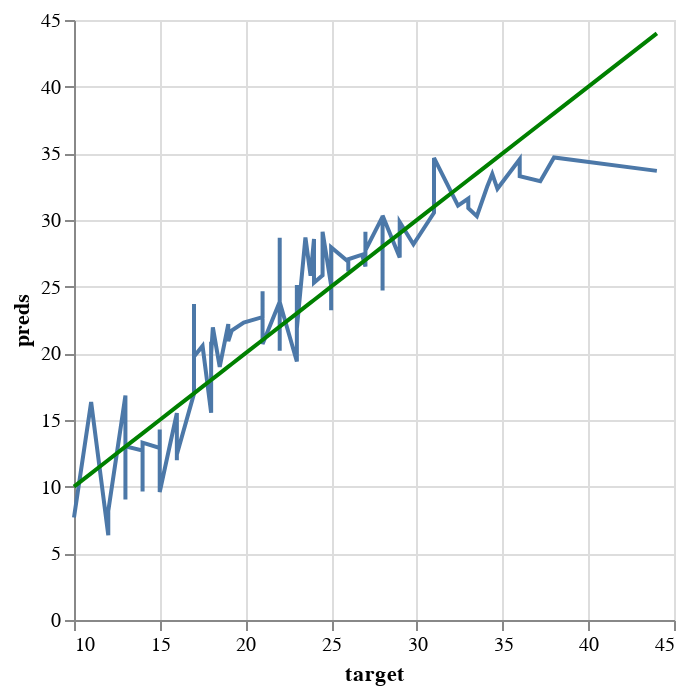

Here is the notebook cell this chart was saved with:
### Code cell
# Solution
perfect_test = alt.Chart(pd.DataFrame({'target': y_test, 'preds': y_test})).mark_line(color='green').encode(
    x='target',
    y='preds'
)

pred_chart_test = alt.Chart(pd.DataFrame({'target': y_test, 'preds': y_test_preds_3})).mark_line().encode(
    x='target',
    y='preds'
  )

pred_chart_test + perfect_test

### Figure 1 — Vega-Lite specification as saved in the notebook (floating-point values rounded to 4 significant figures)
{"config": {"view": {"continuousWidth": 300, "continuousHeight": 300}}, "layer": [{"data": {"name": "data-ea88491f265c251cf58345ecb3dd453d"}, "mark": {"type": "line"}, "encoding": {"x": {"field": "target", "type": "quantitative"}, "y": {"field": "preds", "type": "quantitative"}}}, {"data": {"name": "data-09910621c1ee094c024cf7417bfcae54"}, "mark": {"type": "line", "color": "green"}, "encoding": {"x": {"field": "target", "type": "quantitative"}, "y": {"field": "preds", "type": "quantitative"}}}], "$schema": "https://vega.github.io/schema/vega-lite/v5.20.1.json", "datasets": {"data-ea88491f265c251cf58345ecb3dd453d": [{"target": 33.0, "preds": 31.6}, {"target": 28.0, "preds": 30.25}, {"target": 19.0, "preds": 22.19}, {"target": 13.0, "preds": 16.83}, {"target": 14.0, "preds": 12.71}, {"target": 27.0, "preds": 26.52}, {"target": 24.0, "preds": 28.58}, {"target": 13.0, "preds": 9.042}, {"target": 17.0, "preds": 16.98}, {"target": 21.0, "preds": 22.72}, {"target": 15.0, "preds": 12.9}, {"target": 38.0, "preds": 34.69}, {"target": 26.0, "preds": 26.87}, {"target": 15.0, "preds": 14.29}, {"target": 25.0, "preds": 25.09}, {"target": 12.0, "preds": 6.351}, {"target": 31.0, "preds": 30.55}, {"target": 17.0, "preds": 23.71}, {"target": 16.0, "preds": 15.52}, {"target": 31.0, "preds": 34.65}, {"target": 22.0, "preds": 23.86}, {"target": 22.0, "preds": 20.19}, {"target": 22.0, "preds": 28.67}, {"target": 33.5, "preds": 30.29}, {"target": 18.0, "preds": 15.54}, {"target": 44.0, "preds": 33.68}, {"target": 26.0, "preds": 26.13}, {"target": 24.5, "preds": 25.86}, {"target": 18.1, "preds": 21.95}, {"target": 12.0, "preds": 8.182}, {"target": 27.0, "preds": 29.11}, {"target": 36.0, "preds": 34.55}, {"target": 23.0, "preds": 19.39}, {"target": 24.0, "preds": 25.3}, {"target": 37.2, "preds": 32.91}, {"target": 16.0, "preds": 11.99}, {"target": 21.0, "preds": 24.66}, {"target": 19.2, "preds": 21.7}, {"target": 16.0, "preds": 12.41}, {"target": 29.0, "preds": 27.19}, {"target": 26.8, "preds": 27.4}, {"target": 27.0, "preds": 27.73}, {"target": 18.0, "preds": 20.86}, {"target": 10.0, "preds": 7.69}, {"target": 23.0, "preds": 23.78}, {"target": 36.0, "preds": 33.28}, {"target": 26.0, "preds": 27.06}, {"target": 25.0, "preds": 24.73}, {"target": 25.0, "preds": 23.22}, {"target": 25.0, "preds": 27.95}, {"target": 22.0, "preds": 23.85}, {"target": 34.1, "preds": 32.49}, {"target": 32.4, "preds": 31.08}, {"target": 13.0, "preds": 10.54}, {"target": 23.5, "preds": 28.69}, {"target": 14.0, "preds": 9.635}, {"target": 18.5, "preds": 18.98}, {"target": 29.8, "preds": 28.18}, {"target": 28.0, "preds": 24.71}, {"target": 19.0, "preds": 20.91}, {"target": 11.0, "preds": 16.34}, {"target": 33.0, "preds": 30.89}, {"target": 23.0, "preds": 25.12}, {"target": 21.0, "preds": 20.7}, {"target": 23.0, "preds": 21.86}, {"target": 25.0, "preds": 24.92}, {"target": 23.8, "preds": 25.83}, {"target": 34.4, "preds": 33.46}, {"target": 24.5, "preds": 29.12}, {"target": 13.0, "preds": 13.03}, {"target": 34.7, "preds": 32.34}, {"target": 14.0, "preds": 13.3}, {"target": 15.0, "preds": 9.603}, {"target": 18.0, "preds": 19.96}, {"target": 25.0, "preds": 27.95}, {"target": 19.9, "preds": 22.3}, {"target": 17.5, "preds": 20.56}, {"target": 28.0, "preds": 30.33}, {"target": 29.0, "preds": 29.85}, {"target": 17.0, "preds": 19.75}], "data-09910621c1ee094c024cf7417bfcae54": [{"target": 33.0, "preds": 33.0}, {"target": 28.0, "preds": 28.0}, {"target": 19.0, "preds": 19.0}, {"target": 13.0, "preds": 13.0}, {"target": 14.0, "preds": 14.0}, {"target": 27.0, "preds": 27.0}, {"target": 24.0, "preds": 24.0}, {"target": 13.0, "preds": 13.0}, {"target": 17.0, "preds": 17.0}, {"target": 21.0, "preds": 21.0}, {"target": 15.0, "preds": 15.0}, {"target": 38.0, "preds": 38.0}, {"target": 26.0, "preds": 26.0}, {"target": 15.0, "preds": 15.0}, {"target": 25.0, "preds": 25.0}, {"target": 12.0, "preds": 12.0}, {"target": 31.0, "preds": 31.0}, {"target": 17.0, "preds": 17.0}, {"target": 16.0, "preds": 16.0}, {"target": 31.0, "preds": 31.0}, {"target": 22.0, "preds": 22.0}, {"target": 22.0, "preds": 22.0}, {"target": 22.0, "preds": 22.0}, {"target": 33.5, "preds": 33.5}, {"target": 18.0, "preds": 18.0}, {"target": 44.0, "preds": 44.0}, {"target": 26.0, "preds": 26.0}, {"target": 24.5, "preds": 24.5}, {"target": 18.1, "preds": 18.1}, {"target": 12.0, "preds": 12.0}, {"target": 27.0, "preds": 27.0}, {"target": 36.0, "preds": 36.0}, {"target": 23.0, "preds": 23.0}, {"target": 24.0, "preds": 24.0}, {"target": 37.2, "preds": 37.2}, {"target": 16.0, "preds": 16.0}, {"target": 21.0, "preds": 21.0}, {"target": 19.2, "preds": 19.2}, {"target": 16.0, "preds": 16.0}, {"target": 29.0, "preds": 29.0}, {"target": 26.8, "preds": 26.8}, {"target": 27.0, "preds": 27.0}, {"target": 18.0, "preds": 18.0}, {"target": 10.0, "preds": 10.0}, {"target": 23.0, "preds": 23.0}, {"target": 36.0, "preds": 36.0}, {"target": 26.0, "preds": 26.0}, {"target": 25.0, "preds": 25.0}, {"target": 25.0, "preds": 25.0}, {"target": 25.0, "preds": 25.0}, {"target": 22.0, "preds": 22.0}, {"target": 34.1, "preds": 34.1}, {"target": 32.4, "preds": 32.4}, {"target": 13.0, "preds": 13.0}, {"target": 23.5, "preds": 23.5}, {"target": 14.0, "preds": 14.0}, {"target": 18.5, "preds": 18.5}, {"target": 29.8, "preds": 29.8}, {"target": 28.0, "preds": 28.0}, {"target": 19.0, "preds": 19.0}, {"target": 11.0, "preds": 11.0}, {"target": 33.0, "preds": 33.0}, {"target": 23.0, "preds": 23.0}, {"target": 21.0, "preds": 21.0}, {"target": 23.0, "preds": 23.0}, {"target": 25.0, "preds": 25.0}, {"target": 23.8, "preds": 23.8}, {"target": 34.4, "preds": 34.4}, {"target": 24.5, "preds": 24.5}, {"target": 13.0, "preds": 13.0}, {"target": 34.7, "preds": 34.7}, {"target": 14.0, "preds": 14.0}, {"target": 15.0, "preds": 15.0}, {"target": 18.0, "preds": 18.0}, {"target": 25.0, "preds": 25.0}, {"target": 19.9, "preds": 19.9}, {"target": 17.5, "preds": 17.5}, {"target": 28.0, "preds": 28.0}, {"target": 29.0, "preds": 29.0}, {"target": 17.0, "preds": 17.0}]}}
